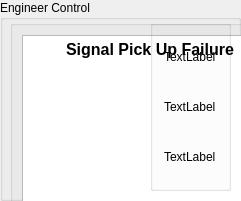
     <widget class="QGroupBox" name="engineer_box_2">
      <property name="geometry">
       <rect>
        <x>780</x>
        <y>100</y>
        <width>241</width>
        <height>201</height>
       </rect>
      </property>
      <property name="title">
       <string>Engineer Control</string>
      </property>
      <widget class="QGroupBox" name="verticalGroupBox">
       <property name="geometry">
        <rect>
         <x>10</x>
         <y>20</y>
         <width>121</width>
         <height>171</height>
        </rect>
       </property>
       <layout class="QVBoxLayout" name="verticalLayout">
        <property name="spacing">
         <number>6</number>
        </property>
        <property name="sizeConstraint">
         <enum>QLayout::SetFixedSize</enum>
        </property>
        <item>
         <widget class="QTextBrowser" name="signal_txt">
          <property name="html">
           <string>&lt;!DOCTYPE HTML PUBLIC &quot;-//W3C//DTD HTML 4.0//EN&quot; &quot;http://www.w3.org/TR/REC-html40/strict.dtd&quot;&gt;
&lt;html&gt;&lt;head&gt;&lt;meta name=&quot;qrichtext&quot; content=&quot;1&quot; /&gt;&lt;meta charset=&quot;utf-8&quot; /&gt;&lt;style type=&quot;text/css&quot;&gt;
p, li { white-space: pre-wrap; }
hr { height: 1px; border-width: 0; }
li.unchecked::marker { content: &quot;\2610&quot;; }
li.checked::marker { content: &quot;\2612&quot;; }
&lt;/style&gt;&lt;/head&gt;&lt;body style=&quot; font-family:'Segoe UI'; font-size:9pt; font-weight:400; font-style:normal;&quot;&gt;
&lt;p align=&quot;center&quot; style=&quot; margin-top:0px; margin-bottom:0px; margin-left:0px; margin-right:0px; -qt-block-indent:0; text-indent:0px;&quot;&gt;&lt;span style=&quot; font-family:'MS Shell Dlg 2'; font-size:12pt; font-weight:600;&quot;&gt;Signal Pick Up Failure&lt;/span&gt;&lt;/p&gt;&lt;/body&gt;&lt;/html&gt;</string>
          </property>
         </widget>
        </item>
        <item>
         <widget class="QTextBrowser" name="brake_fail_txt">
          <property name="html">
           <string>&lt;!DOCTYPE HTML PUBLIC &quot;-//W3C//DTD HTML 4.0//EN&quot; &quot;http://www.w3.org/TR/REC-html40/strict.dtd&quot;&gt;
&lt;html&gt;&lt;head&gt;&lt;meta name=&quot;qrichtext&quot; content=&quot;1&quot; /&gt;&lt;meta charset=&quot;utf-8&quot; /&gt;&lt;style type=&quot;text/css&quot;&gt;
p, li { white-space: pre-wrap; }
hr { height: 1px; border-width: 0; }
li.unchecked::marker { content: &quot;\2610&quot;; }
li.checked::marker { content: &quot;\2612&quot;; }
&lt;/style&gt;&lt;/head&gt;&lt;body style=&quot; font-family:'Segoe UI'; font-size:9pt; font-weight:400; font-style:normal;&quot;&gt;
&lt;p align=&quot;center&quot; style=&quot;-qt-paragraph-type:empty; margin-top:0px; margin-bottom:0px; margin-left:0px; margin-right:0px; -qt-block-indent:0; text-indent:0px; font-family:'MS Shell Dlg 2'; font-size:8.25pt;&quot;&gt;&lt;br /&gt;&lt;/p&gt;
&lt;p align=&quot;center&quot; style=&quot; margin-top:0px; margin-bottom:0px; margin-left:0px; margin-right:0px; -qt-block-indent:0; text-indent:0px;&quot;&gt;&lt;span style=&quot; font-family:'MS Shell Dlg 2'; font-size:12pt; font-weight:600;&quot;&gt;Brake Failure&lt;/span&gt;&lt;/p&gt;&lt;/body&gt;&lt;/html&gt;</string>
          </property>
         </widget>
        </item>
        <item>
         <widget class="QTextBrowser" name="engine_txt">
          <property name="html">
           <string>&lt;!DOCTYPE HTML PUBLIC &quot;-//W3C//DTD HTML 4.0//EN&quot; &quot;http://www.w3.org/TR/REC-html40/strict.dtd&quot;&gt;
&lt;html&gt;&lt;head&gt;&lt;meta name=&quot;qrichtext&quot; content=&quot;1&quot; /&gt;&lt;meta charset=&quot;utf-8&quot; /&gt;&lt;style type=&quot;text/css&quot;&gt;
p, li { white-space: pre-wrap; }
hr { height: 1px; border-width: 0; }
li.unchecked::marker { content: &quot;\2610&quot;; }
li.checked::marker { content: &quot;\2612&quot;; }
&lt;/style&gt;&lt;/head&gt;&lt;body style=&quot; font-family:'Segoe UI'; font-size:9pt; font-weight:400; font-style:normal;&quot;&gt;
&lt;p align=&quot;center&quot; style=&quot; margin-top:0px; margin-bottom:0px; margin-left:0px; margin-right:0px; -qt-block-indent:0; text-indent:0px;&quot;&gt;&lt;span style=&quot; font-family:'MS Shell Dlg 2'; font-size:12pt; font-weight:600;&quot;&gt;Train Engine Failure&lt;/span&gt;&lt;/p&gt;&lt;/body&gt;&lt;/html&gt;</string>
          </property>
         </widget>
        </item>
       </layout>
      </widget>
      <widget class="QGroupBox" name="verticalGroupBox_4">
       <property name="geometry">
        <rect>
         <x>150</x>
         <y>20</y>
         <width>81</width>
         <height>171</height>
        </rect>
       </property>
       <layout class="QVBoxLayout" name="verticalLayout_2">
        <item alignment="Qt::AlignHCenter">
         <widget class="QLabel" name="signal_display">
          <property name="text">
           <string>TextLabel</string>
          </property>
         </widget>
        </item>
        <item alignment="Qt::AlignHCenter">
         <widget class="QLabel" name="brake_fail_display">
          <property name="text">
           <string>TextLabel</string>
          </property>
         </widget>
        </item>
        <item alignment="Qt::AlignHCenter">
         <widget class="QLabel" name="engine_display">
          <property name="text">
           <string>TextLabel</string>
          </property>
         </widget>
        </item>
       </layout>
      </widget>
     </widget>
